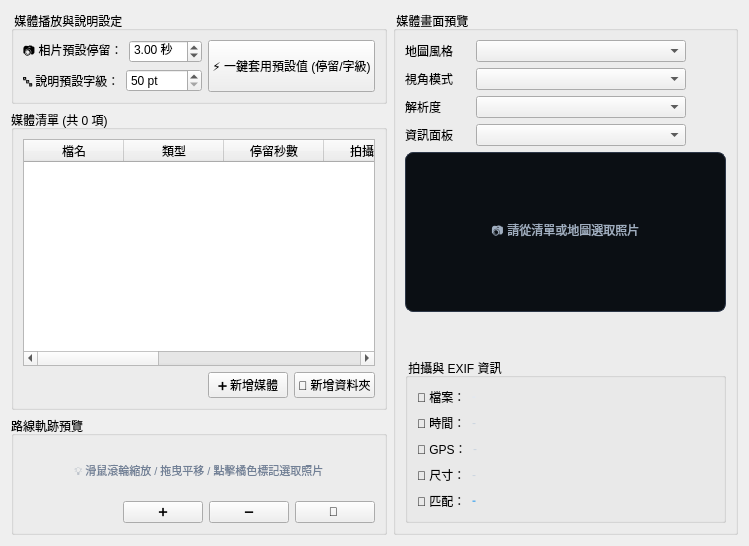
      <widget class="QWidget" name="tab">
       <attribute name="title">
        <string>路線媒體管理</string>
       </attribute>
       <layout class="QGridLayout" name="gridLayout_3">
        <item row="0" column="0">
         <widget class="QGroupBox" name="top_group">
          <property name="sizePolicy">
           <sizepolicy hsizetype="Preferred" vsizetype="Fixed">
            <horstretch>0</horstretch>
            <verstretch>0</verstretch>
           </sizepolicy>
          </property>
          <property name="minimumSize">
           <size>
            <width>0</width>
            <height>90</height>
           </size>
          </property>
          <property name="title">
           <string> 媒體播放與說明設定 </string>
          </property>
          <layout class="QGridLayout" name="gridLayout_11">
           <item row="0" column="0">
            <layout class="QGridLayout" name="gridLayout_7">
             <item row="0" column="0">
              <layout class="QHBoxLayout" name="horizontalLayout_25">
               <item>
                <widget class="QLabel" name="lbl_photo_dur_title">
                 <property name="text">
                  <string>📷 相片預設停留：</string>
                 </property>
                </widget>
               </item>
               <item>
                <widget class="QDoubleSpinBox" name="spin_photo_dur">
                 <property name="sizePolicy">
                  <sizepolicy hsizetype="Preferred" vsizetype="Fixed">
                   <horstretch>0</horstretch>
                   <verstretch>0</verstretch>
                  </sizepolicy>
                 </property>
                 <property name="suffix">
                  <string> 秒</string>
                 </property>
                 <property name="minimum">
                  <double>1.000000000000000</double>
                 </property>
                 <property name="maximum">
                  <double>30.000000000000000</double>
                 </property>
                 <property name="singleStep">
                  <double>0.500000000000000</double>
                 </property>
                 <property name="value">
                  <double>3.000000000000000</double>
                 </property>
                </widget>
               </item>
              </layout>
             </item>
             <item row="0" column="1" rowspan="2">
              <widget class="QPushButton" name="btn_reset_defaults">
               <property name="sizePolicy">
                <sizepolicy hsizetype="Minimum" vsizetype="Preferred">
                 <horstretch>0</horstretch>
                 <verstretch>0</verstretch>
                </sizepolicy>
               </property>
               <property name="cursor">
                <cursorShape>PointingHandCursor</cursorShape>
               </property>
               <property name="toolTip">
                <string>將所有照片設為預設停留秒數與預設說明字級，所有影片還原為原始片長</string>
               </property>
               <property name="text">
                <string>⚡ 一鍵套用預設值 (停留/字級)</string>
               </property>
              </widget>
             </item>
             <item row="1" column="0">
              <layout class="QHBoxLayout" name="horizontalLayout_26">
               <item>
                <widget class="QLabel" name="lbl_caption_size_title">
                 <property name="text">
                  <string>🔤 說明預設字級：</string>
                 </property>
                </widget>
               </item>
               <item>
                <widget class="QSpinBox" name="spin_default_caption_size">
                 <property name="sizePolicy">
                  <sizepolicy hsizetype="Preferred" vsizetype="Fixed">
                   <horstretch>0</horstretch>
                   <verstretch>0</verstretch>
                  </sizepolicy>
                 </property>
                 <property name="toolTip">
                  <string>設定說明文字之預設字級大小 (50~80 pt)</string>
                 </property>
                 <property name="suffix">
                  <string> pt</string>
                 </property>
                 <property name="minimum">
                  <number>50</number>
                 </property>
                 <property name="maximum">
                  <number>80</number>
                 </property>
                 <property name="singleStep">
                  <number>1</number>
                 </property>
                 <property name="value">
                  <number>50</number>
                 </property>
                </widget>
               </item>
              </layout>
             </item>
            </layout>
           </item>
          </layout>
         </widget>
        </item>
        <item row="0" column="1" rowspan="3">
         <widget class="QGroupBox" name="preview_group">
          <property name="sizePolicy">
           <sizepolicy hsizetype="Preferred" vsizetype="Preferred">
            <horstretch>0</horstretch>
            <verstretch>0</verstretch>
           </sizepolicy>
          </property>
          <property name="title">
           <string> 媒體畫面預覽</string>
          </property>
          <layout class="QVBoxLayout" name="verticalLayout">
           <item>
            <layout class="QHBoxLayout" name="horizontalLayout_preview_map_style">
             <item>
              <widget class="QLabel" name="lbl_preview_map_style">
               <property name="minimumSize">
                <size>
                 <width>65</width>
                 <height>0</height>
                </size>
               </property>
               <property name="toolTip">
                <string>用途：決定影片主畫面與結尾 overview 使用的底圖樣式。
建議：深色路線可用 DarkMatter，道路細節可用 Voyager，衛星圖資訊量最高。</string>
               </property>
               <property name="text">
                <string>地圖風格</string>
               </property>
              </widget>
             </item>
             <item>
              <widget class="QComboBox" name="combo_preview_map_style">
               <property name="minimumSize">
                <size>
                 <width>210</width>
                 <height>0</height>
                </size>
               </property>
               <property name="toolTip">
                <string>用途：決定影片主畫面與結尾 overview 使用的底圖樣式。
建議：深色路線可用 DarkMatter，道路細節可用 Voyager，衛星圖資訊量最高。</string>
               </property>
              </widget>
             </item>
             <item>
              <spacer name="horizontalSpacer_preview_map">
               <property name="orientation">
                <enum>Qt::Orientation::Horizontal</enum>
               </property>
               <property name="sizeHint" stdset="0">
                <size>
                 <width>40</width>
                 <height>20</height>
                </size>
               </property>
              </spacer>
             </item>
            </layout>
           </item>
           <item>
            <layout class="QHBoxLayout" name="horizontalLayout_preview_camera">
             <item>
              <widget class="QLabel" name="lbl_preview_camera_mode">
               <property name="minimumSize">
                <size>
                 <width>65</width>
                 <height>0</height>
                </size>
               </property>
               <property name="toolTip">
                <string>用途：決定路線動畫的鏡頭視角朝向與 3D 地形透視。
• 正北朝上 (North-Up)
• 跟隨行進方向 (Heading-Up)
• 3D 真地形 (3D-Terrain)</string>
               </property>
               <property name="text">
                <string>視角模式</string>
               </property>
              </widget>
             </item>
             <item>
              <widget class="QComboBox" name="combo_preview_camera_mode">
               <property name="minimumSize">
                <size>
                 <width>210</width>
                 <height>0</height>
                </size>
               </property>
               <property name="toolTip">
                <string>用途：決定路線動畫的鏡頭視角朝向與 3D 地形透視。
• 正北朝上 (North-Up)
• 跟隨行進方向 (Heading-Up)
• 3D 真地形 (3D-Terrain)</string>
               </property>
              </widget>
             </item>
             <item>
              <spacer name="horizontalSpacer_preview_cam">
               <property name="orientation">
                <enum>Qt::Orientation::Horizontal</enum>
               </property>
               <property name="sizeHint" stdset="0">
                <size>
                 <width>40</width>
                 <height>20</height>
                </size>
               </property>
              </spacer>
             </item>
            </layout>
           </item>
           <item>
            <layout class="QHBoxLayout" name="horizontalLayout_preview_res">
             <item>
              <widget class="QLabel" name="lbl_preview_resolution">
               <property name="minimumSize">
                <size>
                 <width>65</width>
                 <height>0</height>
                </size>
               </property>
               <property name="toolTip">
                <string>用途：選擇輸出影片的解析度尺寸與畫面比例（9:16, 16:9, 1:1 等）。</string>
               </property>
               <property name="text">
                <string>解析度</string>
               </property>
              </widget>
             </item>
             <item>
              <widget class="QComboBox" name="combo_preview_resolution">
               <property name="minimumSize">
                <size>
                 <width>210</width>
                 <height>0</height>
                </size>
               </property>
               <property name="toolTip">
                <string>切換預覽的動畫長寬比例與解析度，即時檢視不同螢幕尺寸下的照片與文字排版</string>
               </property>
              </widget>
             </item>
             <item>
              <spacer name="horizontalSpacer_preview_res">
               <property name="orientation">
                <enum>Qt::Orientation::Horizontal</enum>
               </property>
               <property name="sizeHint" stdset="0">
                <size>
                 <width>40</width>
                 <height>20</height>
                </size>
               </property>
              </spacer>
             </item>
            </layout>
           </item>
           <item>
            <layout class="QHBoxLayout" name="horizontalLayout_panels_2">
             <item>
              <widget class="QLabel" name="lbl_panels_2">
               <property name="minimumSize">
                <size>
                 <width>65</width>
                 <height>0</height>
                </size>
               </property>
               <property name="toolTip">
                <string>用途：控制是否在動畫主畫面中顯示速度儀表、路線縮圖或海拔高度剖面圖。</string>
               </property>
               <property name="text">
                <string>資訊面板</string>
               </property>
              </widget>
             </item>
             <item>
              <widget class="CheckableComboBox" name="combo_hud_panels">
               <property name="minimumSize">
                <size>
                 <width>210</width>
                 <height>0</height>
                </size>
               </property>
               <property name="toolTip">
                <string>點擊可複選或取消要在預覽畫面與輸出影片中顯示的資訊面板</string>
               </property>
              </widget>
             </item>
             <item>
              <spacer name="horizontalSpacer_11">
               <property name="orientation">
                <enum>Qt::Orientation::Horizontal</enum>
               </property>
               <property name="sizeHint" stdset="0">
                <size>
                 <width>40</width>
                 <height>20</height>
                </size>
               </property>
              </spacer>
             </item>
            </layout>
           </item>
           <item>
            <widget class="ClickablePreviewLabel" name="lbl_preview_image">
             <property name="sizePolicy">
              <sizepolicy hsizetype="Expanding" vsizetype="Preferred">
               <horstretch>0</horstretch>
               <verstretch>0</verstretch>
              </sizepolicy>
             </property>
             <property name="minimumSize">
              <size>
               <width>0</width>
               <height>160</height>
              </size>
             </property>
             <property name="cursor">
              <cursorShape>PointingHandCursor</cursorShape>
             </property>
             <property name="toolTip">
              <string>💡 點擊可開啟原檔檢視（相片全螢幕原圖 / 影片播放）</string>
             </property>
             <property name="styleSheet">
              <string notr="true">background-color: #0b0f14; border: 1px solid #2d3748; border-radius: 8px; color: #a0aec0;</string>
             </property>
             <property name="text">
              <string>📷 請從清單或地圖選取照片</string>
             </property>
             <property name="alignment">
              <set>Qt::AlignmentFlag::AlignCenter</set>
             </property>
            </widget>
           </item>
           <item>
            <spacer name="verticalSpacer_4">
             <property name="orientation">
              <enum>Qt::Orientation::Vertical</enum>
             </property>
             <property name="sizeHint" stdset="0">
              <size>
               <width>20</width>
               <height>40</height>
              </size>
             </property>
            </spacer>
           </item>
           <item>
            <widget class="QGroupBox" name="info_group">
             <property name="sizePolicy">
              <sizepolicy hsizetype="Preferred" vsizetype="Fixed">
               <horstretch>0</horstretch>
               <verstretch>0</verstretch>
              </sizepolicy>
             </property>
             <property name="minimumSize">
              <size>
               <width>0</width>
               <height>0</height>
              </size>
             </property>
             <property name="title">
              <string> 拍攝與 EXIF 資訊 </string>
             </property>
             <layout class="QVBoxLayout" name="verticalLayout_21">
              <item>
               <layout class="QHBoxLayout" name="horizontalLayout_12">
                <item>
                 <widget class="QLabel" name="lbl_fn_title">
                  <property name="text">
                   <string>📁 檔案：</string>
                  </property>
                 </widget>
                </item>
                <item>
                 <widget class="QLabel" name="lbl_info_filename">
                  <property name="styleSheet">
                   <string notr="true">font-weight: bold; color: #e2e8f0;</string>
                  </property>
                  <property name="text">
                   <string>-</string>
                  </property>
                  <property name="wordWrap">
                   <bool>true</bool>
                  </property>
                 </widget>
                </item>
                <item>
                 <spacer name="horizontalSpacer_5">
                  <property name="orientation">
                   <enum>Qt::Orientation::Horizontal</enum>
                  </property>
                  <property name="sizeHint" stdset="0">
                   <size>
                    <width>40</width>
                    <height>20</height>
                   </size>
                  </property>
                 </spacer>
                </item>
               </layout>
              </item>
              <item>
               <layout class="QHBoxLayout" name="horizontalLayout_15">
                <item>
                 <widget class="QLabel" name="lbl_time_title">
                  <property name="text">
                   <string>📅 時間：</string>
                  </property>
                 </widget>
                </item>
                <item>
                 <widget class="QLabel" name="lbl_info_time">
                  <property name="styleSheet">
                   <string notr="true">color: #cbd5e0;</string>
                  </property>
                  <property name="text">
                   <string>-</string>
                  </property>
                 </widget>
                </item>
                <item>
                 <spacer name="horizontalSpacer_7">
                  <property name="orientation">
                   <enum>Qt::Orientation::Horizontal</enum>
                  </property>
                  <property name="sizeHint" stdset="0">
                   <size>
                    <width>40</width>
                    <height>20</height>
                   </size>
                  </property>
                 </spacer>
                </item>
               </layout>
              </item>
              <item>
               <layout class="QHBoxLayout" name="horizontalLayout_16">
                <item>
                 <widget class="QLabel" name="lbl_gps_title">
                  <property name="text">
                   <string>📍 GPS：</string>
                  </property>
                 </widget>
                </item>
                <item>
                 <widget class="QLabel" name="lbl_info_gps">
                  <property name="styleSheet">
                   <string notr="true">color: #cbd5e0;</string>
                  </property>
                  <property name="text">
                   <string>-</string>
                  </property>
                 </widget>
                </item>
                <item>
                 <spacer name="horizontalSpacer_8">
                  <property name="orientation">
                   <enum>Qt::Orientation::Horizontal</enum>
                  </property>
                  <property name="sizeHint" stdset="0">
                   <size>
                    <width>40</width>
                    <height>20</height>
                   </size>
                  </property>
                 </spacer>
                </item>
               </layout>
              </item>
              <item>
               <layout class="QHBoxLayout" name="horizontalLayout_19">
                <item>
                 <widget class="QLabel" name="lbl_res_title">
                  <property name="text">
                   <string>📐 尺寸：</string>
                  </property>
                 </widget>
                </item>
                <item>
                 <widget class="QLabel" name="lbl_info_res">
                  <property name="styleSheet">
                   <string notr="true">color: #cbd5e0;</string>
                  </property>
                  <property name="text">
                   <string>-</string>
                  </property>
                 </widget>
                </item>
                <item>
                 <spacer name="horizontalSpacer_9">
                  <property name="orientation">
                   <enum>Qt::Orientation::Horizontal</enum>
                  </property>
                  <property name="sizeHint" stdset="0">
                   <size>
                    <width>40</width>
                    <height>20</height>
                   </size>
                  </property>
                 </spacer>
                </item>
               </layout>
              </item>
              <item>
               <layout class="QHBoxLayout" name="horizontalLayout_20">
                <item>
                 <widget class="QLabel" name="lbl_match_title">
                  <property name="text">
                   <string>📏 匹配：</string>
                  </property>
                 </widget>
                </item>
                <item>
                 <widget class="QLabel" name="lbl_info_match">
                  <property name="styleSheet">
                   <string notr="true">color: #63b3ed; font-weight: bold;</string>
                  </property>
                  <property name="text">
                   <string>-</string>
                  </property>
                 </widget>
                </item>
                <item>
                 <spacer name="horizontalSpacer_10">
                  <property name="orientation">
                   <enum>Qt::Orientation::Horizontal</enum>
                  </property>
                  <property name="sizeHint" stdset="0">
                   <size>
                    <width>40</width>
                    <height>20</height>
                   </size>
                  </property>
                 </spacer>
                </item>
               </layout>
              </item>
             </layout>
            </widget>
           </item>
          </layout>
         </widget>
        </item>
        <item row="1" column="0">
         <widget class="QGroupBox" name="group_media_list">
          <property name="sizePolicy">
           <sizepolicy hsizetype="Preferred" vsizetype="Preferred">
            <horstretch>0</horstretch>
            <verstretch>0</verstretch>
           </sizepolicy>
          </property>
          <property name="minimumSize">
           <size>
            <width>0</width>
            <height>0</height>
           </size>
          </property>
          <property name="maximumSize">
           <size>
            <width>16777215</width>
            <height>300</height>
           </size>
          </property>
          <property name="title">
           <string>媒體清單 (共 0 項)</string>
          </property>
          <layout class="QVBoxLayout" name="verticalLayout_20">
           <item>
            <widget class="QTableWidget" name="table">
             <property name="maximumSize">
              <size>
               <width>16777215</width>
               <height>16777215</height>
              </size>
             </property>
             <property name="alternatingRowColors">
              <bool>true</bool>
             </property>
             <property name="selectionMode">
              <enum>QAbstractItemView::SelectionMode::SingleSelection</enum>
             </property>
             <property name="selectionBehavior">
              <enum>QAbstractItemView::SelectionBehavior::SelectRows</enum>
             </property>
             <property name="columnCount">
              <number>8</number>
             </property>
             <column>
              <property name="text">
               <string>檔名</string>
              </property>
             </column>
             <column>
              <property name="text">
               <string>類型</string>
              </property>
             </column>
             <column>
              <property name="text">
               <string>停留秒數</string>
              </property>
             </column>
             <column>
              <property name="text">
               <string>拍攝時間</string>
              </property>
             </column>
             <column>
              <property name="text">
               <string>匹配里程 (km)</string>
              </property>
             </column>
             <column>
              <property name="text">
               <string>自訂說明</string>
              </property>
             </column>
             <column>
              <property name="text">
               <string>字級 (pt)</string>
              </property>
             </column>
             <column>
              <property name="text">
               <string>操作</string>
              </property>
             </column>
            </widget>
           </item>
           <item>
            <layout class="QHBoxLayout" name="horizontalLayout_7">
             <item>
              <spacer name="horizontalSpacer_table_hdr">
               <property name="orientation">
                <enum>Qt::Orientation::Horizontal</enum>
               </property>
               <property name="sizeHint" stdset="0">
                <size>
                 <width>163</width>
                 <height>18</height>
                </size>
               </property>
              </spacer>
             </item>
             <item>
              <widget class="QPushButton" name="btn_add_files">
               <property name="cursor">
                <cursorShape>PointingHandCursor</cursorShape>
               </property>
               <property name="toolTip">
                <string>選取單張或多張照片/影片檔案加入清單</string>
               </property>
               <property name="text">
                <string>➕ 新增媒體</string>
               </property>
              </widget>
             </item>
             <item>
              <widget class="QPushButton" name="btn_add_folder">
               <property name="cursor">
                <cursorShape>PointingHandCursor</cursorShape>
               </property>
               <property name="toolTip">
                <string>選取包含照片/影片之資料夾加入清單</string>
               </property>
               <property name="text">
                <string>📁 新增資料夾</string>
               </property>
              </widget>
             </item>
            </layout>
           </item>
          </layout>
         </widget>
        </item>
        <item row="2" column="0">
         <widget class="QGroupBox" name="groupBox_2">
          <property name="minimumSize">
           <size>
            <width>0</width>
            <height>0</height>
           </size>
          </property>
          <property name="title">
           <string>路線軌跡預覽</string>
          </property>
          <layout class="QGridLayout" name="gridLayout">
           <item row="0" column="0">
            <layout class="QVBoxLayout" name="verticalLayout_2">
             <item>
              <widget class="QtRoutePreviewWidget" name="preview_widget" native="true">
               <layout class="QVBoxLayout" name="verticalLayout_19">
                <item>
                 <widget class="QLabel" name="lbl_map_hint">
                  <property name="styleSheet">
                   <string notr="true">color: #718096; font-size: 11px;</string>
                  </property>
                  <property name="text">
                   <string>💡 滑鼠滾輪縮放 / 拖曳平移 / 點擊橘色標記選取照片</string>
                  </property>
                  <property name="alignment">
                   <set>Qt::AlignmentFlag::AlignCenter</set>
                  </property>
                 </widget>
                </item>
               </layout>
              </widget>
             </item>
            </layout>
           </item>
           <item row="1" column="0">
            <layout class="QHBoxLayout" name="map_toolbar">
             <item>
              <widget class="QLabel" name="lbl_map_header">
               <property name="font">
                <font>
                 <family>Segoe UI</family>
                 <pointsize>9</pointsize>
                 <bold>true</bold>
                </font>
               </property>
               <property name="text">
                <string />
               </property>
              </widget>
             </item>
             <item>
              <spacer name="horizontalSpacer_map_hdr">
               <property name="orientation">
                <enum>Qt::Orientation::Horizontal</enum>
               </property>
               <property name="sizeHint" stdset="0">
                <size>
                 <width>40</width>
                 <height>20</height>
                </size>
               </property>
              </spacer>
             </item>
             <item>
              <widget class="QPushButton" name="btn_zoom_in">
               <property name="sizePolicy">
                <sizepolicy hsizetype="Preferred" vsizetype="Fixed">
                 <horstretch>0</horstretch>
                 <verstretch>0</verstretch>
                </sizepolicy>
               </property>
               <property name="toolTip">
                <string>放大視角 (Canvas Zoom In)</string>
               </property>
               <property name="text">
                <string>➕</string>
               </property>
              </widget>
             </item>
             <item>
              <widget class="QPushButton" name="btn_zoom_out">
               <property name="sizePolicy">
                <sizepolicy hsizetype="Preferred" vsizetype="Fixed">
                 <horstretch>0</horstretch>
                 <verstretch>0</verstretch>
                </sizepolicy>
               </property>
               <property name="toolTip">
                <string>縮小視角 (Canvas Zoom Out)</string>
               </property>
               <property name="text">
                <string>➖</string>
               </property>
              </widget>
             </item>
             <item>
              <widget class="QPushButton" name="btn_reset_view">
               <property name="sizePolicy">
                <sizepolicy hsizetype="Preferred" vsizetype="Fixed">
                 <horstretch>0</horstretch>
                 <verstretch>0</verstretch>
                </sizepolicy>
               </property>
               <property name="toolTip">
                <string>重設視角至路線全景中央</string>
               </property>
               <property name="text">
                <string>🔄 </string>
               </property>
              </widget>
             </item>
            </layout>
           </item>
          </layout>
         </widget>
        </item>
       </layout>
      </widget>
